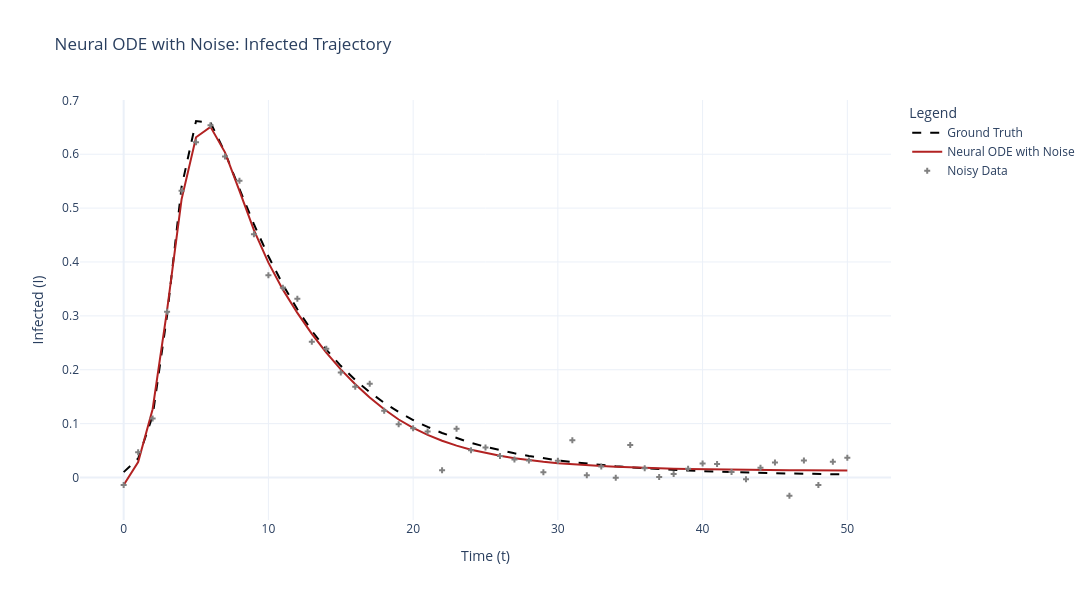

Notebook source saved alongside this figure:
### Code cell
# carico il modello
node_noisy.load_state_dict(torch.load(f'deep_models/noise/NODEnoise EP 2000 LR 1e-05 LOSS 0.0004.pth'))

node_noisy_traj = odeint(
    node_noisy, y0, t,
    method='dopri5').detach()

fig = go.Figure()
fig.add_trace(go.Scatter(
    x=t.cpu().numpy(),
    y=true_traj[:, 1].cpu().numpy(),
    mode='lines',
    name='Ground Truth',
    line=dict(color='black', dash='dash')
))
fig.add_trace(go.Scatter(
    x=t.cpu().numpy(),
    y=node_noisy_traj[:, 1].cpu().numpy(),
    mode='lines',
    name='Neural ODE with Noise',
    line=dict(color='firebrick')
))
fig.add_trace(go.Scatter(
    x=t.cpu().numpy(),
    y=noisy_traj[:, 1].cpu().numpy(),
    mode='markers',
    name='Noisy Data',
    marker=dict(symbol='cross', color='grey', size=5)
))
fig.update_layout(
    title='Neural ODE with Noise: Infected Trajectory',
    xaxis_title='Time (t)',
    yaxis_title='Infected (I)',
    legend_title='Legend',
    template='plotly_white',
    width=1200,
    height=600
)
fig.show()
